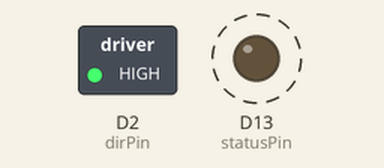
This sketch was run on a simulated Arduino Zero (SAMD21). Parts: switched loads named in the sketch (green lamp = pin HIGH), output pins drawn as LEDs (lit = HIGH). Dashed ring = blinking. The ROS host is connected and sends only what is stated.

Above: at 0.4 s.
Timing chart, 0 to 4.6 s (numbered marks = the images above):
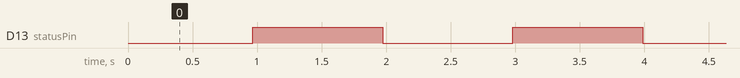

The sketch:

step_motor.ino
```cpp
/*ROS*/
#include <ros.h>
#include <ros/time.h>
#include <sensor_msgs/Joy.h>

int dirPin = 2;
int clkPin = 3;
const int statusPin = 13;


/*
 * Loop time
 */
double loop_time = 40;
double loop_time_sec = loop_time/1000.;
int loop_cnt_sec = 1000/loop_time;
int loop_cnt = 0;

/*
 * ROS
 */
ros::NodeHandle  nh;

/*False safe*/
unsigned long HB;

void joyCb( const sensor_msgs::Joy& joy_msg){

  //@ interlock
  if(joy_msg.buttons[7]==1){

    if(joy_msg.buttons[3]==1){
      digitalWrite(dirPin, HIGH);
      analogWrite(clkPin, 200);
      HB = millis();
    }
    else if(joy_msg.buttons[1]==1){
      digitalWrite(dirPin, LOW);
      analogWrite(clkPin, 200);
      HB = millis();
    }
    else{
      //@ stop motor
      analogWrite(clkPin, 0);
    }

    if(joy_msg.buttons[4]==1){
      analogWriteFrequency(clkPin, 1000);
    }
    else{
      analogWriteFrequency(clkPin, 500);
    }

  }


}

ros::Subscriber<sensor_msgs::Joy> joy_sub("joy", &joyCb);

void setup() {
  pinMode(dirPin,OUTPUT);
  pinMode(clkPin,OUTPUT);
  pinMode(statusPin,OUTPUT);
  analogWriteResolution(8);
  analogWriteFrequency(clkPin, 1600);

  digitalWrite(dirPin, HIGH);
  analogWrite(clkPin, 0);

  nh.initNode();
  nh.subscribe(joy_sub);
}

void loop() {

  if(!nh.connected())
  {
    analogWrite(clkPin, 0);
    loop_cnt_sec = 200/loop_time;
  }
  else{
    loop_cnt_sec = 1000/loop_time;
  }

  if(abs(millis()-HB)>500){
    analogWrite(clkPin, 0);
  }


  loop_cnt++;
  if(loop_cnt==loop_cnt_sec){
    loop_cnt=0;
    digitalWrite(statusPin, !digitalRead(statusPin));
  }

  nh.spinOnce();
  delay(loop_time);
}
```

Measured:
- by itself, D13 (statusPin): alternates HIGH for 1.0 s and LOW for 1.0 s
